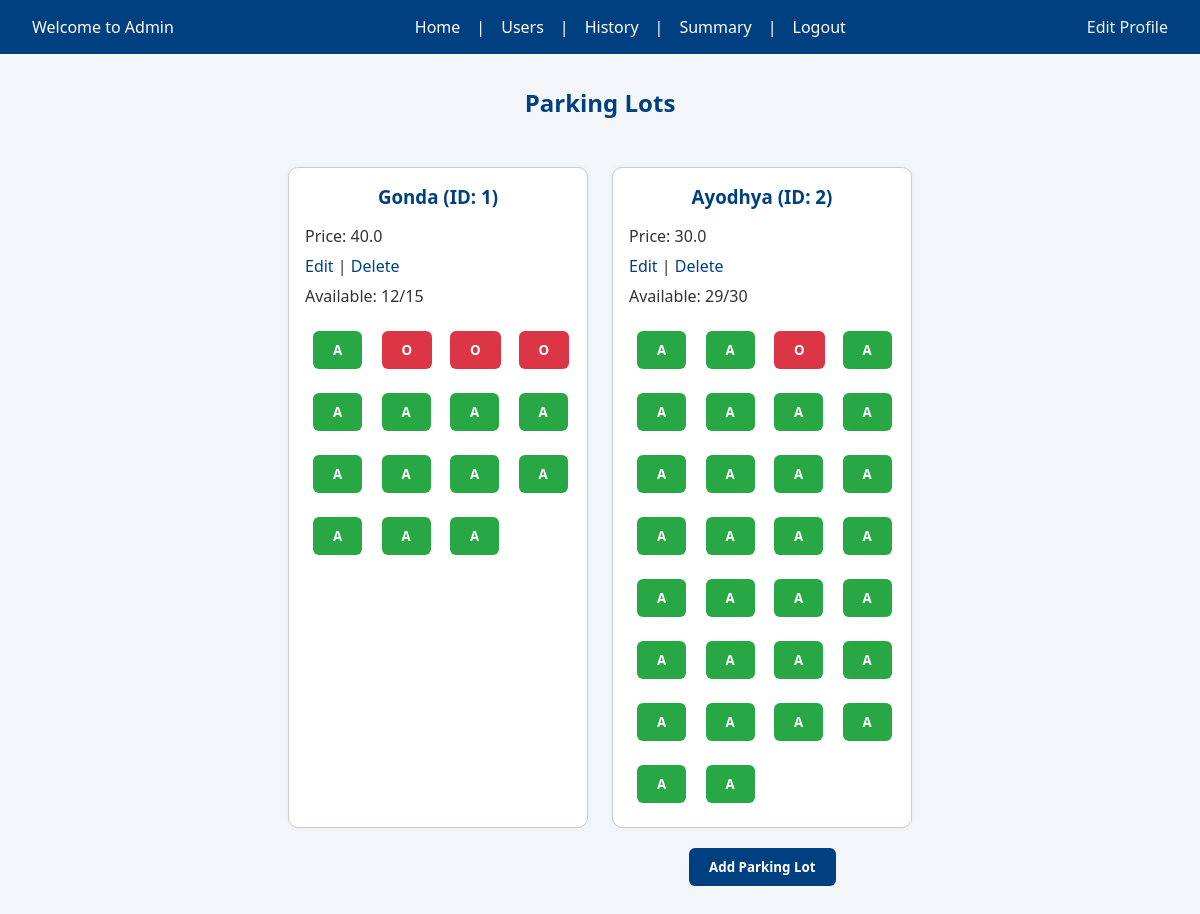
Screenshot of /admin_dashboard (signed in) with the database file from the repository.
### models/model.py (models this page shows)
class ParkingLot(db.Model):
    __tablename__ = 'parking_lot'
    id = db.Column(db.Integer, primary_key=True)
    lot_name = db.Column(db.String(100), nullable=False)
    address = db.Column(db.String(200), nullable=False)
    pin_code = db.Column(db.String(10), nullable=False)
    price_per_unit = db.Column(db.Float, nullable=False)
    occupied_spot = db.Column(db.Integer, nullable=False, default=0)
    total_spots = db.Column(db.Integer, nullable=False)
    spots = db.relationship('ParkingSpot', backref='parking_lot', cascade='all, delete', lazy=True)

class ParkingSpot(db.Model):
    __tablename__ = 'parking_spot'
    id = db.Column(db.Integer, primary_key=True)
    lot_id = db.Column(db.Integer, db.ForeignKey('parking_lot.id'), nullable=False)
    status = db.Column(db.String(1), nullable=False, default='A')  # A = Available, O = Occupied
    reservation = db.relationship('Reservation', backref='parking_spot', cascade='all, delete', lazy=True)

### controllers/controller.py (the view)
@app.route('/admin_dashboard', methods=['GET', 'POST'])
def admin_dashboard():
    if 'user_id' not in session or session.get('role') != 'admin':
        return redirect(url_for('login'))
    lots = ParkingLot.query.all()
    return render_template("admin_dashboard.html", lots=lots)

### templates/admin_dashboard.html
{% extends "admin_base.html" %}
{% block content %}
<h2 style="color: #004080; text-align: center;">Parking Lots</h2>
<div class="content">
    {% if lots %}
    <div class="lots-container">
        {% for lot in lots %}
            {% set occupied_spots = lot.spots | selectattr('status', 'equalto', 'O') | list | length %}
            <div class="lot-card">
                <h3>{{ lot.lot_name }} (ID: {{ lot.id }})</h3>
                <p>Price: {{ lot.price_per_unit }}</p>
                <div class="lot-actions">
                    <a href="{{ url_for('edit_lot', lot_id=lot.id) }}">Edit</a> |
                    <a href="{{ url_for('delete_lot', lot_id=lot.id) }}" onclick="return confirm('Are you sure?');">Delete</a>
                </div>
                <p>Available: {{ lot.total_spots - occupied_spots }}/{{ lot.total_spots }}</p>
                <div class="grid">
                    {% for spot in lot.spots %}
                    <div class="spot">
                        {% if spot.status == 'O' %}
                                <button class="occupied" onclick="window.location.href ='/view_reservation/{{ spot.id }}'" >O</button>
                        {% else %}
                                <button class="available" onclick="window.location.href ='/view_spot/{{ spot.id }}'">A</button>
                        {% endif %}
                    </div>
                    {% endfor %}
                </div>
            </div>
        {% endfor %}
    </div>
    {% else %}
        <h3>No parking lots available!</h3>
    {% endif %}
    <button onclick="window.location.href = '/add_lot'" style="margin-left: 625px; margin-top: 20px;">Add Parking Lot</button>
</div>
{% endblock %}

### static/styles/main.css (style rules this page uses)
* { margin: 0; padding: 0; box-sizing: border-box; font-family: "Segoe UI", sans-serif; }
body { background-color: #f4f7fa; color: #333; }
a { text-decoration: none; color: #004080; }
h2, h3 { margin-bottom: 1rem; color: #004080; text-align: center; }
.content { padding: 2rem; }
button, .btn, .reserve-btn, .cancel-btn { padding: 10px 20px; background-color: #004080; color: white; border: none; border-radius: 6px; cursor: pointer; font-weight: bold; }
.lots-container { display: flex; flex-wrap: wrap; gap: 1.5rem; justify-content: center; }
.lot-card { background-color: #fff; border: 1px solid #ccc; padding: 1rem; width: 300px; border-radius: 10px; box-shadow: 0 0 6px rgba(0,0,0,0.05); }
.grid { display: grid; grid-template-columns: repeat(auto-fit, minmax(50px, 1fr)); gap: 0.5rem; margin-top: 1rem; }
.spot { padding: 8px; border-radius: 5px; text-align: center; font-weight: bold; color: white; }
.spot button.occupied { background-color: #dc3545; }
.spot button.available { background-color: #28a745; }
.lot-actions { margin: 0.5rem 0; }

### rows the page displays
ParkingLot: lot_name "Gonda", id "1", price_per_unit "40.0", lot.total_spots-occupied_spots "12", total_spots "15"
ParkingLot: lot_name "Ayodhya", id "2", price_per_unit "30.0", lot.total_spots-occupied_spots "29", total_spots "30"
